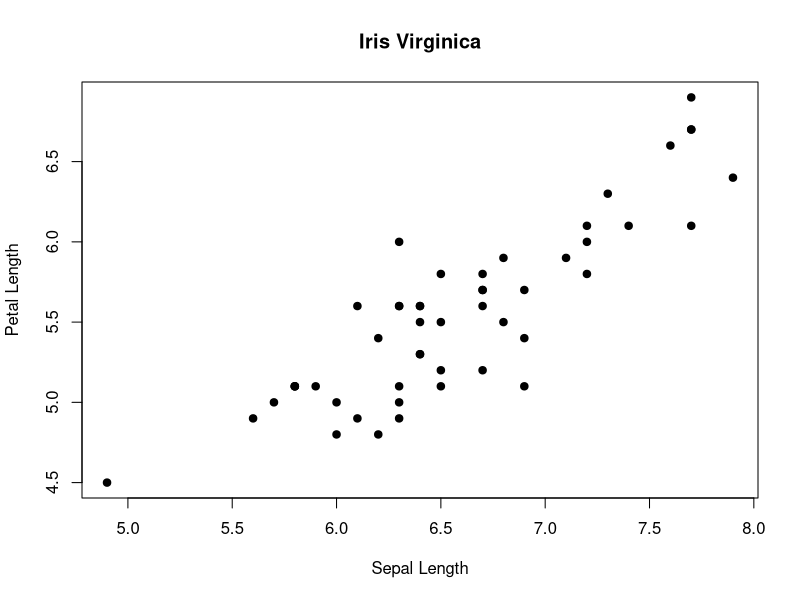
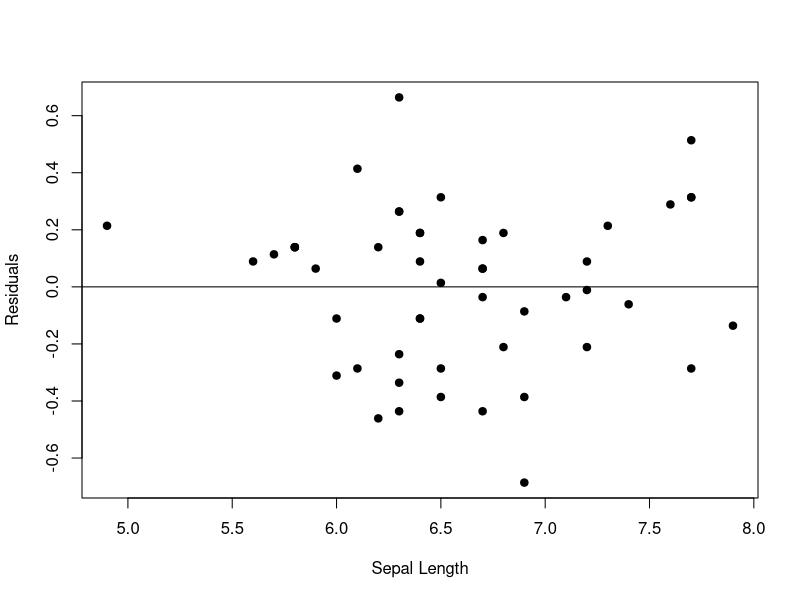
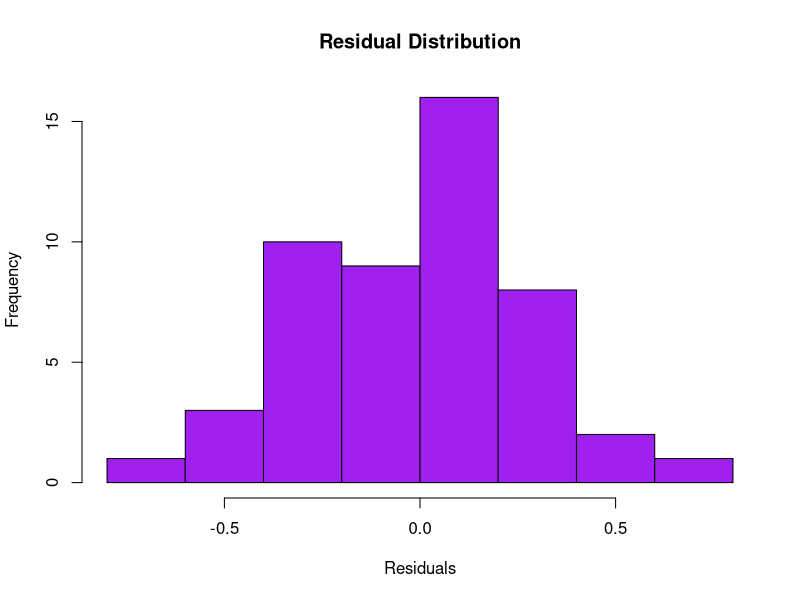
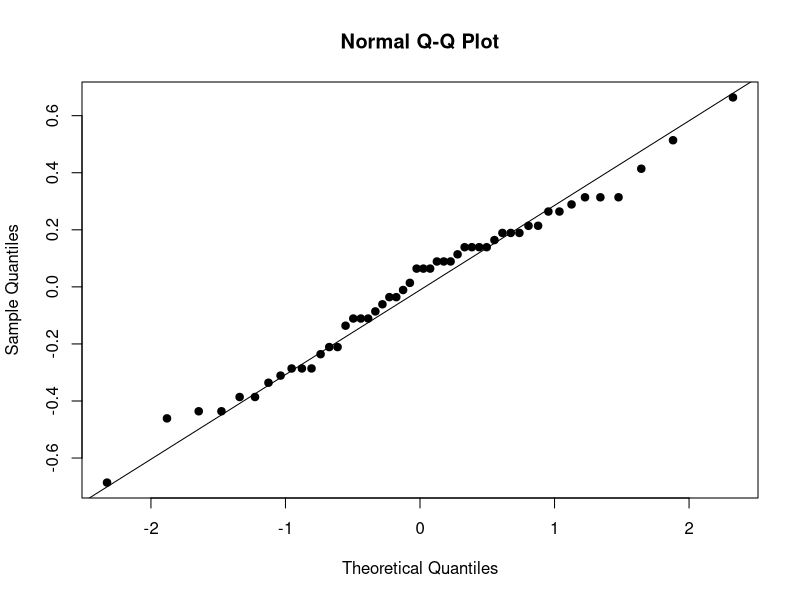

R code for these plots, in order:
# October 7th, 2025 in class activity regression

rm(list = ls())

# subeset the virgibia species
flower <- iris[iris$Species == "virginica",]

# see top 5 rows of iris dataset
head(iris)

plot(flower$Sepal.Length, flower$Petal.Length, pch =19,
     xlab = "Sepal Length", ylab = "Petal Length",
     main = "Iris Virginica")

fit <- lm(flower$Petal.Length ~ flower$Sepal.Length)

# plot residuals
plot(flower$Sepal.Length, summary(fit)$residuals, pch = 19,
     xlab= "Sepal Length", ylab = "Residuals")
abline(h = 0)

hist(summary(fit)$residuals, col = "purple",
     main = "Residual Distribution", xlab = "Residuals")

qqnorm(summary(fit)$residuals, pch = 19)
qqline(summary(fit)$residuals, pch = 19)

shapiro.test(summary(fit)$residuals)
